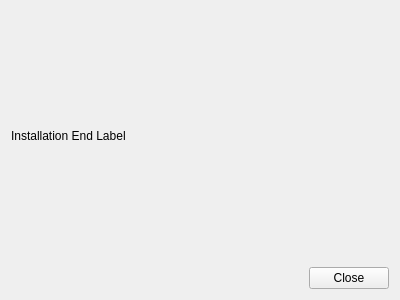
<?xml version="1.0" encoding="UTF-8"?>
<ui version="4.0">
 <class>Form</class>
 <widget class="QWidget" name="Form">
  <property name="geometry">
   <rect>
    <x>0</x>
    <y>0</y>
    <width>400</width>
    <height>300</height>
   </rect>
  </property>
  <property name="windowTitle">
   <string>Form</string>
  </property>
  <layout class="QVBoxLayout" name="verticalLayout">
   <item>
    <widget class="QLabel" name="label">
     <property name="text">
      <string>Installation End Label</string>
     </property>
    </widget>
   </item>
   <item>
    <widget class="QDialogButtonBox" name="buttonBox">
     <property name="standardButtons">
      <set>QDialogButtonBox::Close</set>
     </property>
    </widget>
   </item>
  </layout>
 </widget>
 <resources/>
 <connections/>
</ui>
